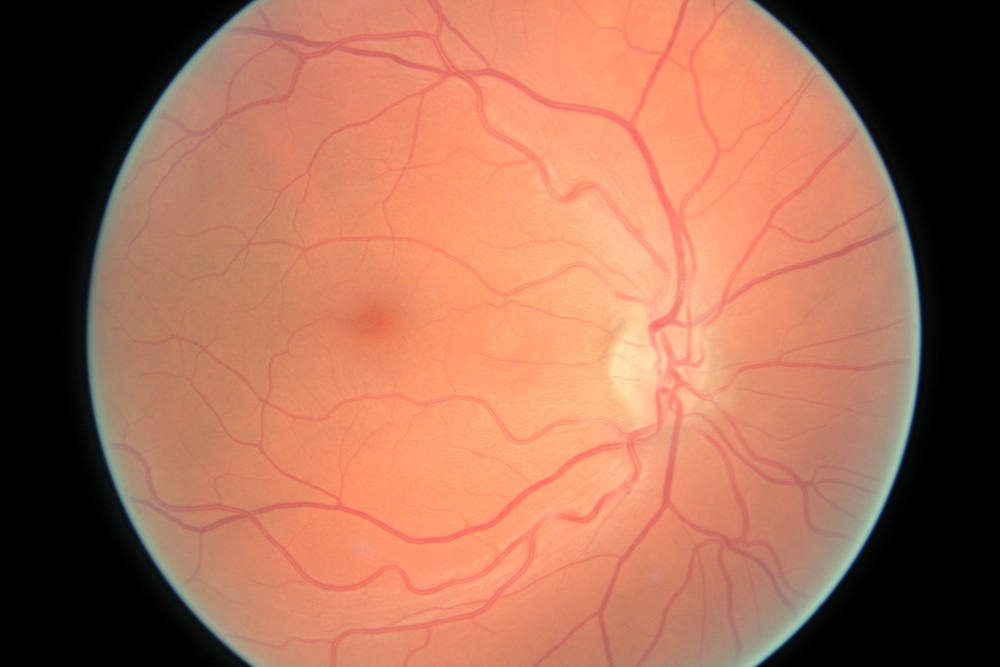
#> input picture Blood Vessel Enhancement/Algorithm1/Inputs/329_left.jpeg, 1000 x 667 px, shrunk from 3888 x 2592 before the run, found by its file name; its folder holds only this picture in this run
$ jupyter execute --allow-errors Color_Retinal_Image_Enhancement_using_CLAHE.ipynb
#> lines starting #> are read from the running program, lines starting #| are printed output that depends on the picture
## Imports

[cell 1]
import cv2
import numpy as np
from matplotlib import pyplot as plt
import numpy as np
import os

## Files

[cell 2]
img_name = '108_left'
img_path = 'Inputs/' + img_name + '.jpeg'
# retinal_img = "/content/drive/MyDrive/Assignment 1/eye-stroke.jpeg"
# rose = '/content/drive/MyDrive/Assignment 1/Image Histogram.jpg'

## Image Enhancement Class

[cell 3]
class ImageEnhancement:
    '''
    A class that is used to generalise the whole
    proces of Image Enhancement using CLAHE and HE
    '''
    def __init__(self,img):
        '''
        path: path to the file
        img: image vector
        '''
        self.path = img
        self.img = cv2.imread(img)
        self.rgb, self.b, self.g, self.r = self.extract_rgb()

    def extract_rgb(self):

        b, g, r = cv2.split(self.img)
        rgb = np.dstack([b, g, r])

        #Displayed the image
        return  rgb, b, g, r

    # [48 lines left out: functions image_histogram, enh_using_clahe, enh_using_equ, not called in this run]

## Sample Execution

#> (a cell that did not finish here is left out)

#> (a cell that did not finish here is left out)

#> (a cell that did not finish here is left out)

#> (a cell that did not finish here is left out)

#> (a cell that did not finish here is left out)

## Image Histogram w/ Equalization & CLAHE

#> (a cell that did not finish here is left out)

rose_img.image_histogram()

#> (a cell that did not finish here is left out)

#> (a cell that did not finish here is left out)

#> (a cell that did not finish here is left out)

# Experimentation Section

### Re-used Function:

[cell 13]
def enhance(img,img_name,B_cl=0, G_cl=0, R_cl=0):
    '''
    Same as enh_using_clahe function in
    ImageEnhancement Class
    '''
    if B_cl > 0:
        clahe_b = cv2.createCLAHE(B_cl)
        b_enhanced = clahe_b.apply(b)
    else: b_enhanced = b
    if R_cl > 0:
        clahe_r = cv2.createCLAHE(R_cl)
        r_enhanced = clahe_r.apply(r)
    else: r_enhanced = r
    if G_cl > 0:
        clahe_g = cv2.createCLAHE(G_cl)
        g_enhanced = clahe_g.apply(g)
    else: g_enhanced = g

    new_rgb = np.dstack([b_enhanced, g_enhanced, r_enhanced])

    # Display the original and enhanced images side by side
    fig, axes = plt.subplots(1, 5, figsize=(12, 6))
    axes[0].set_title('Original Image')
    axes[0].imshow(cv2.cvtColor(img, cv2.COLOR_BGR2RGB))
    axes[0].axis('off')

    axes[1].set_title('Blue Channel Enhance')
    axes[1].imshow(cv2.cvtColor(b_enhanced, cv2.COLOR_BGR2RGB))
    axes[1].axis('off')

    axes[2].set_title('Red Channel Enhance')
    axes[2].imshow(cv2.cvtColor(r_enhanced, cv2.COLOR_BGR2RGB))
    axes[2].axis('off')

    axes[3].set_title('Green Channel Enhance')
    axes[3].imshow(cv2.cvtColor(g_enhanced, cv2.COLOR_BGR2RGB))
    axes[3].axis('off')

    axes[4].set_title('Final Image')
    axes[4].imshow(cv2.cvtColor(new_rgb, cv2.COLOR_BGR2RGB))
    axes[4].axis('off')

    if not os.path.exists('Plots'):
        os.mkdir('Plots')

    plt.tight_layout()
    plt.savefig('Plots/' + img_name + '.jpeg', bbox_inches='tight')
    # plt.show()

    if not os.path.exists('Results'):
        os.mkdir('Results')

    cv2.imwrite('Results/' + img_name + '.jpeg', new_rgb)

    return new_rgb

## Retinal Image Enhancements - Experimentation

[cell 14]
# [8 lines of commented-out code are left out]


InputFolder = ".\\Inputs"
filesArray = [x for x in os.listdir(InputFolder) if os.path.isfile(os.path.join(InputFolder,x))]

for file_name in filesArray:
    original_image = cv2.imread(InputFolder+"\\"+file_name)
#> original_image is the input picture: shape (667, 1000, 3); mean B, G, R 83.7, 106.4, 164.2
    file_name_no_extension = os.path.splitext(file_name)[0]
    b, g, r = cv2.split(original_image)
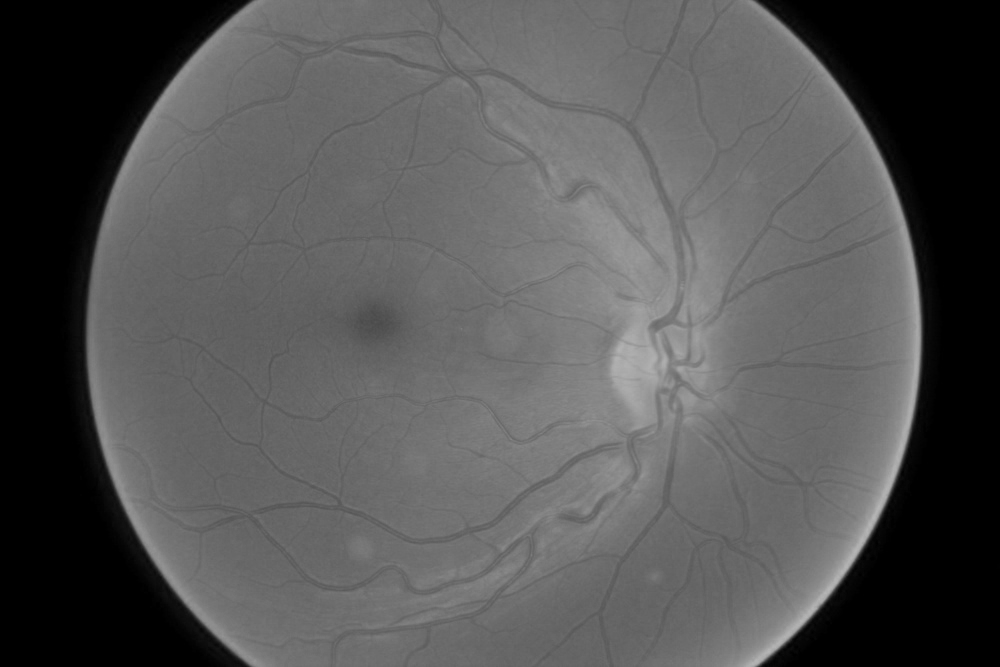
#> b: shape (667, 1000); min 0, max 182, mean 83.7
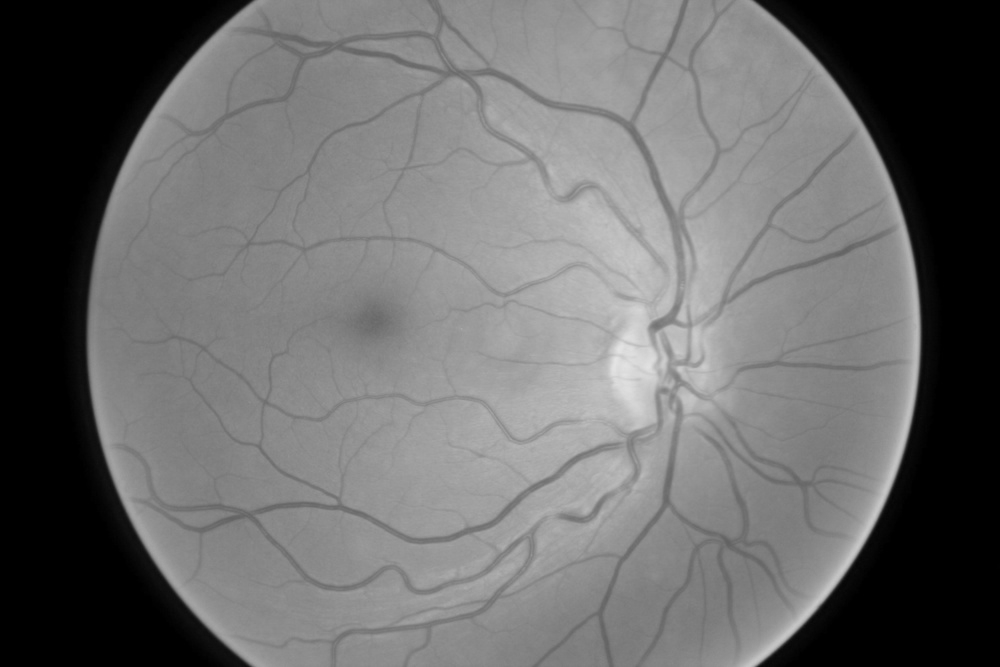
#> g: shape (667, 1000); min 0, max 229, mean 106.4
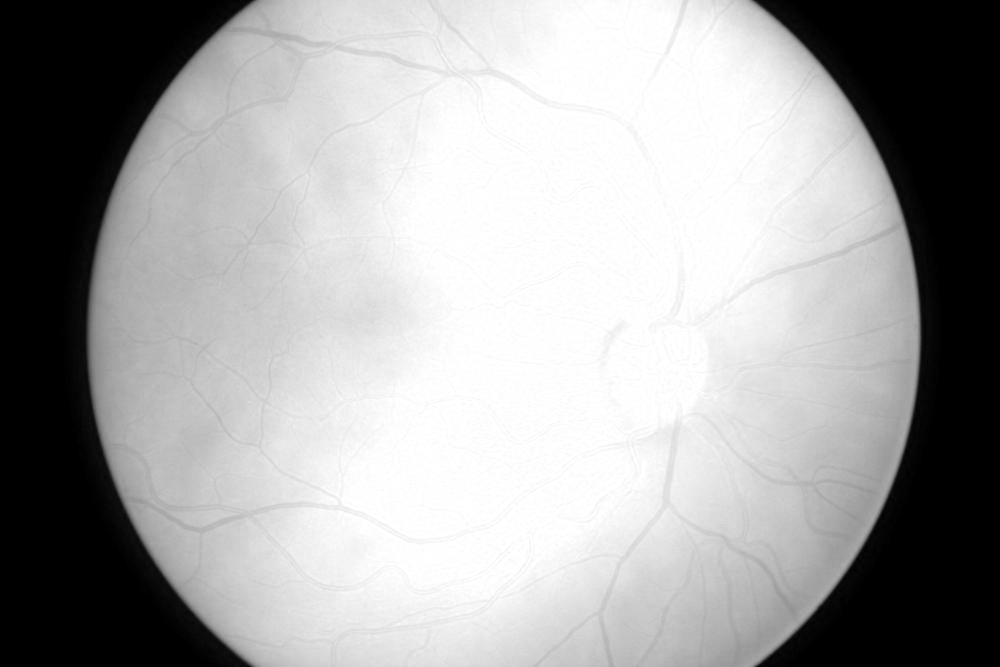
#> r: shape (667, 1000); min 0, max 255, mean 164.2
    rgb = np.dstack([b, g, r])

    enhance(original_image,file_name_no_extension,G_cl=15,R_cl=15,B_cl=15)
#> in enhance, `r_enhanced = clahe_r.apply(r)`:
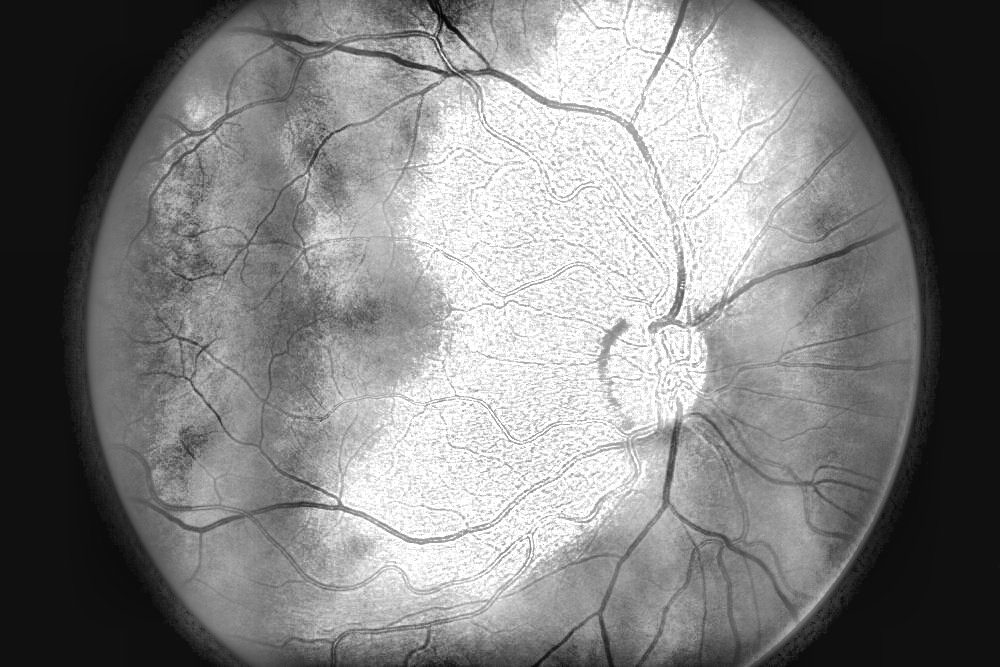
#> r_enhanced: shape (667, 1000); min 1, max 255, mean 128.7
#> in enhance, `g_enhanced = clahe_g.apply(g)`:
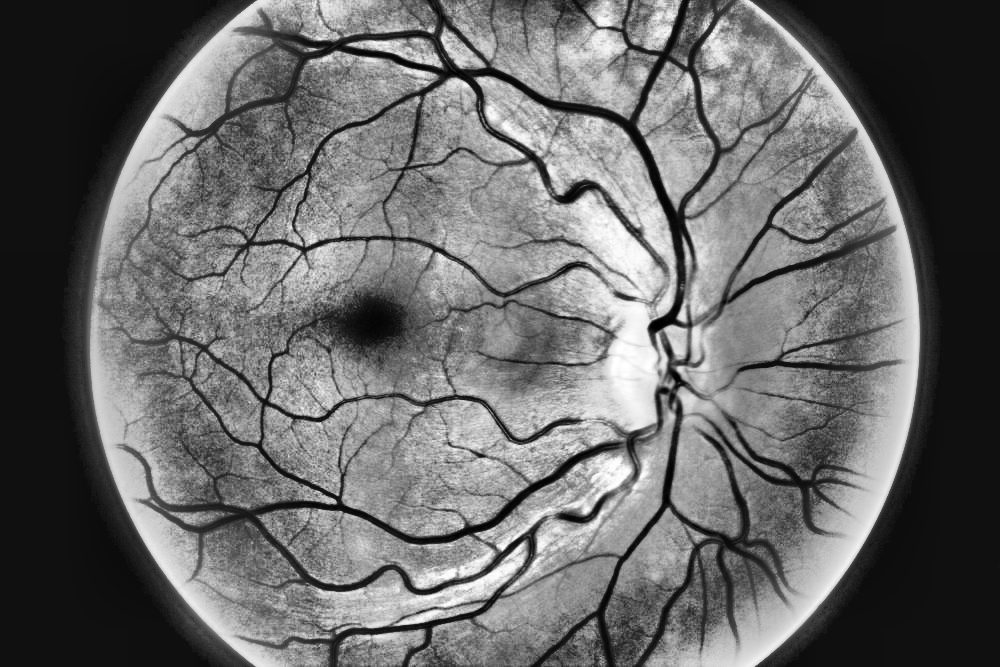
#> g_enhanced: shape (667, 1000); min 0, max 255, mean 105.3
#> in enhance, `new_rgb = np.dstack([b_enhanced, g_enhanced, r_enhanced])`:
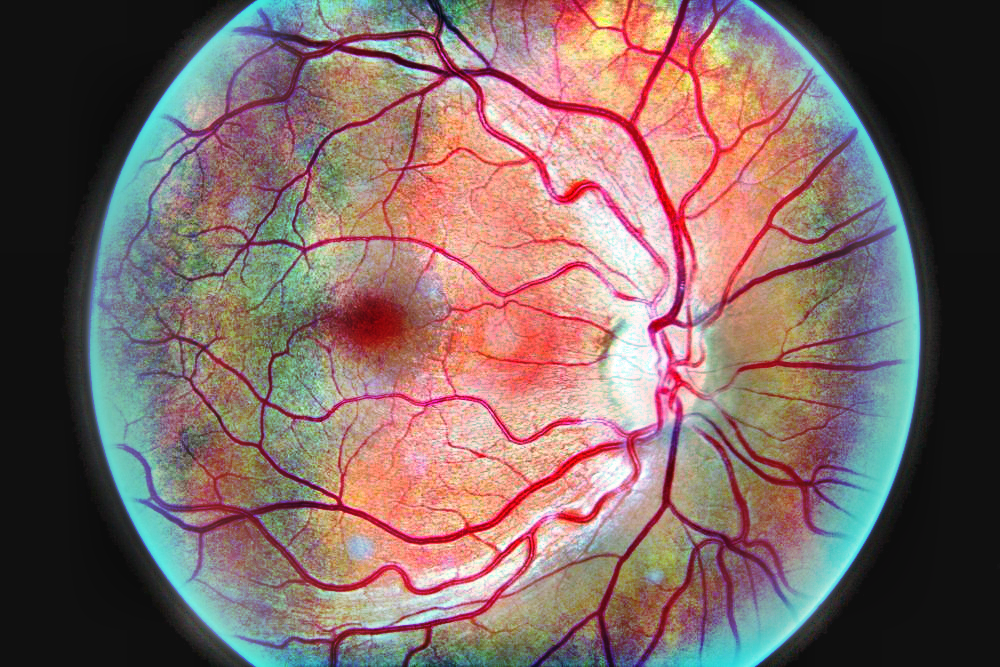
#> new_rgb: shape (667, 1000, 3); mean B, G, R 101.8, 105.3, 128.7
#> in enhance, `plt.savefig('Plots/' + img_name + '.jpeg', bbox_inches='tight')`:
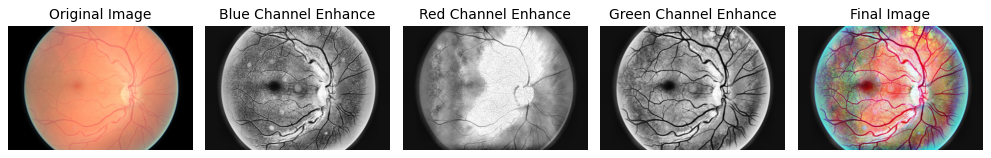
#> figure drawn by matplotlib, 5 panels

$ run again, on Blood Vessel Enhancement/Algorithm1/Inputs/460_left.jpeg
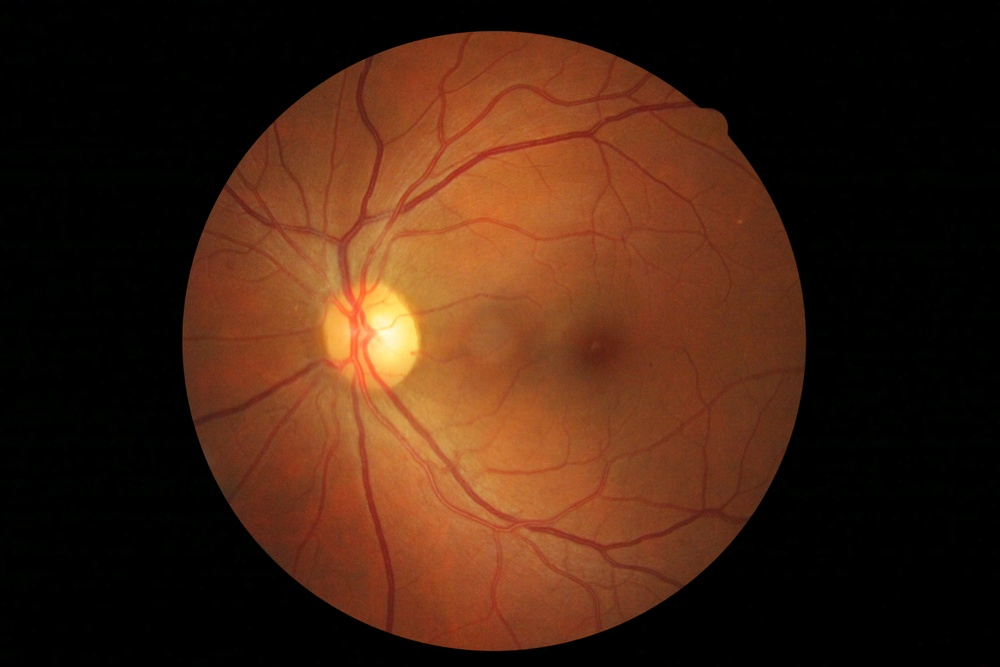
#> input picture Blood Vessel Enhancement/Algorithm1/Inputs/460_left.jpeg, 1000 x 667 px, shrunk from 4752 x 3168 before the run, found by its file name
#> original_image is the input picture: shape (667, 1000, 3); mean B, G, R 17.5, 34.6, 66.8
#> `b, g, r = cv2.split(original_image)`:
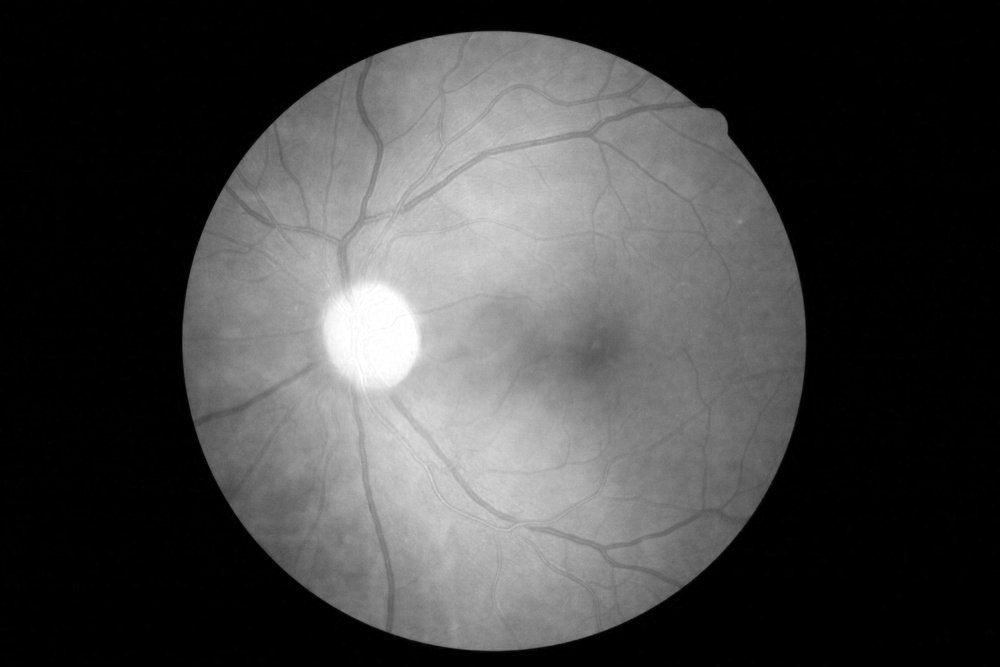
#> r: shape (667, 1000); min 0, max 255, mean 66.8
#> in enhance, `new_rgb = np.dstack([b_enhanced, g_enhanced, r_enhanced])`:
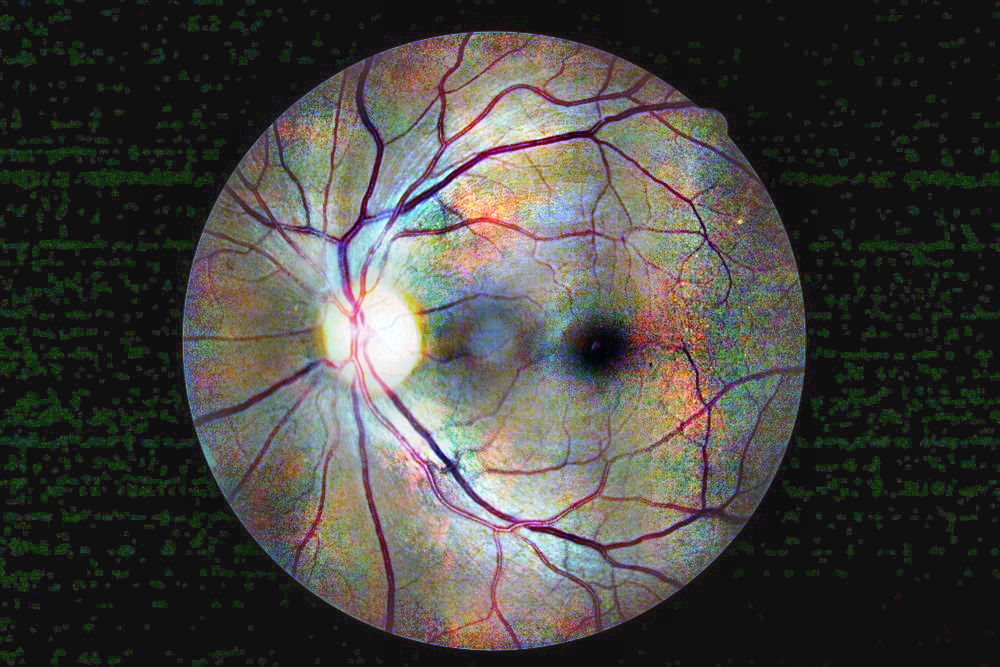
#> new_rgb: shape (667, 1000, 3); mean B, G, R 64.8, 69.4, 70.7

$ run again, on Blood Vessel Enhancement/Algorithm1/Inputs/329_right.jpeg
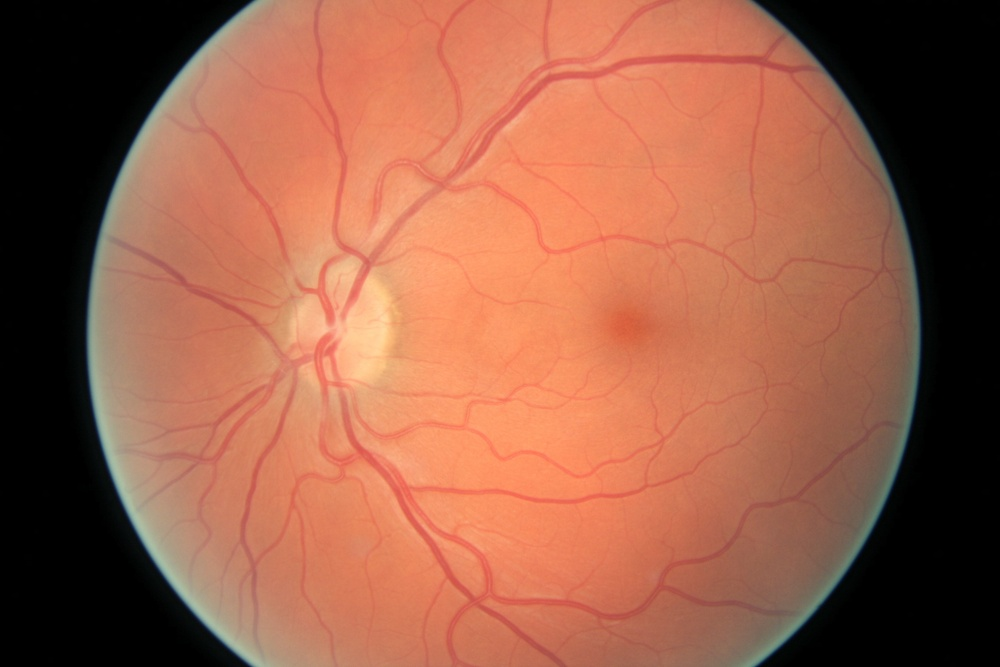
#> input picture Blood Vessel Enhancement/Algorithm1/Inputs/329_right.jpeg, 1000 x 667 px, shrunk from 3888 x 2592 before the run, found by its file name
#> original_image is the input picture: shape (667, 1000, 3); mean B, G, R 71.5, 94.1, 153.1
#> in enhance, `g_enhanced = clahe_g.apply(g)`:
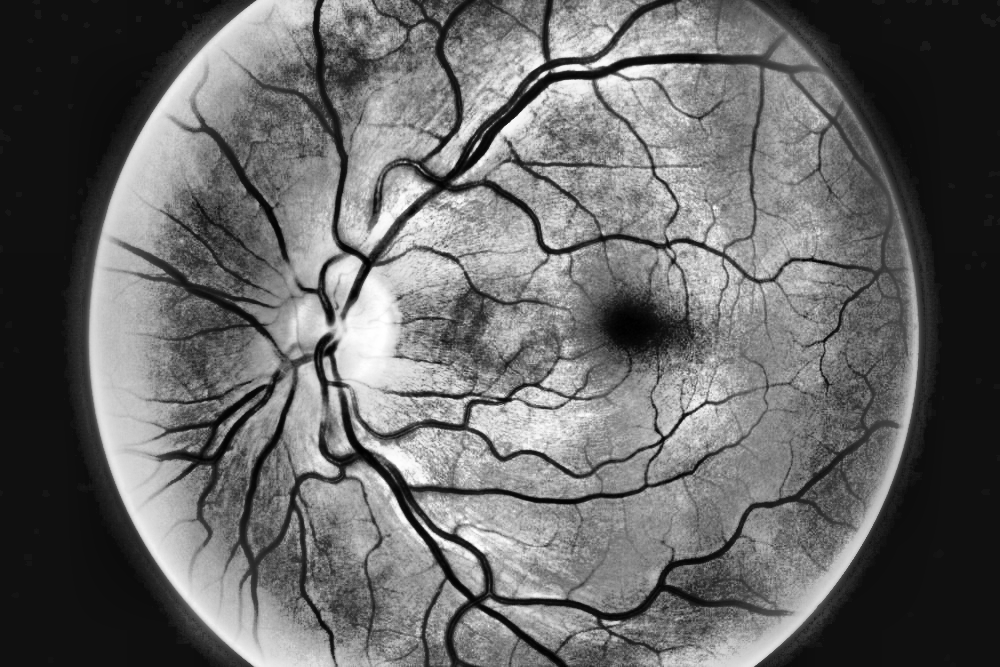
#> g_enhanced: shape (667, 1000); min 0, max 255, mean 103.8
#> in enhance, `new_rgb = np.dstack([b_enhanced, g_enhanced, r_enhanced])`:
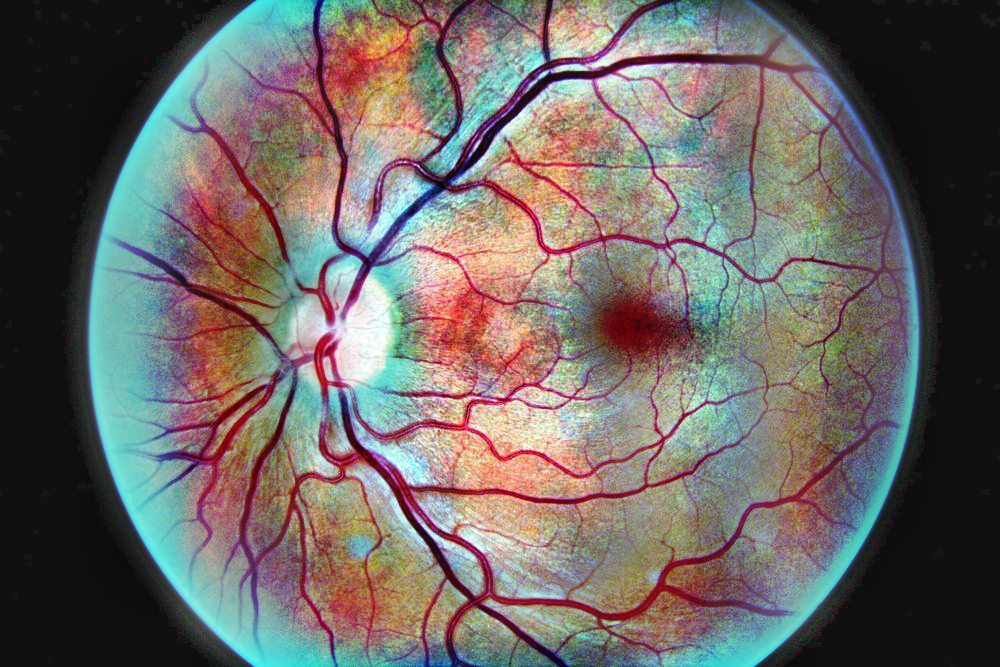
#> new_rgb: shape (667, 1000, 3); mean B, G, R 100.4, 103.8, 109.3
